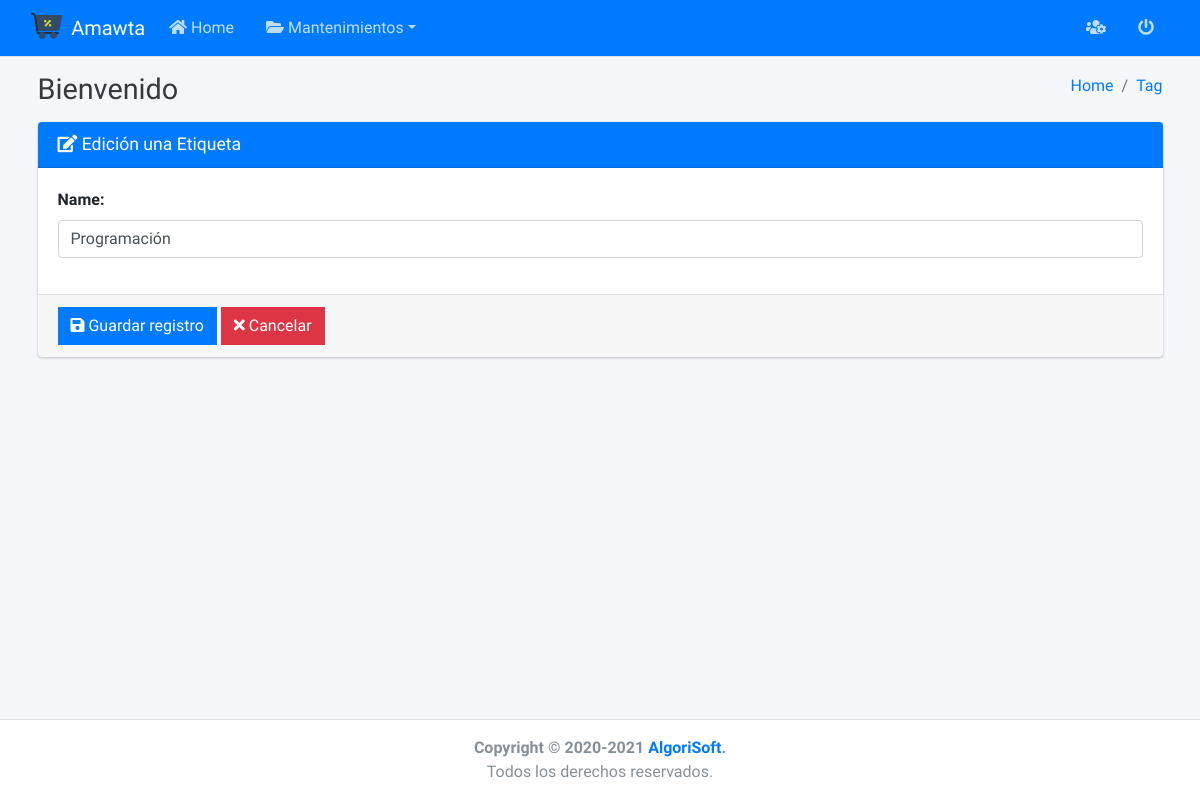
/yachay/tags/update/2/, run on an earlier commit of the app's database.
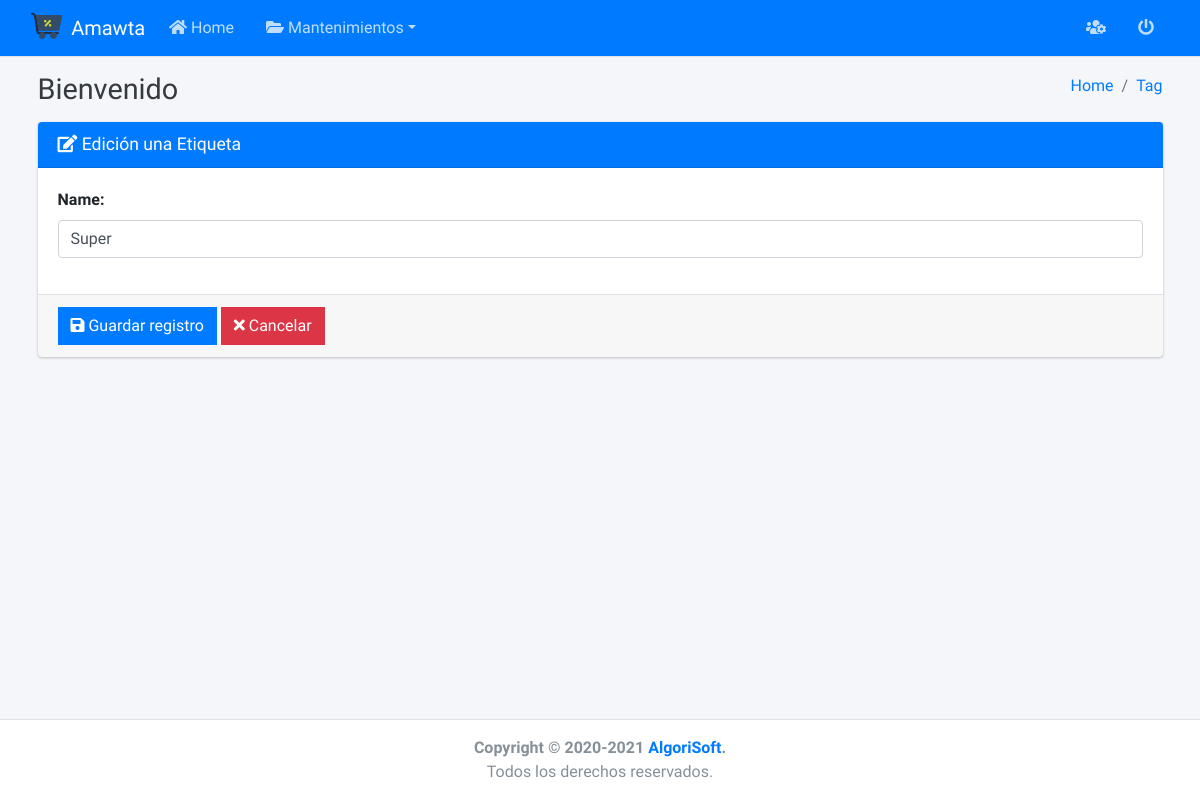
And on a later commit of the database.
### yachay/models.py (models this page shows, shortened)
class Tag(models.Model):
    name = models.CharField(max_length=50, unique=True)

### yachay/views/tags/views.py (the view, shortened to what this page needs)
# urls.py: path('tags/update/<int:pk>/', TagUpdateView.as_view(), name='tag_update'),
class TagUpdateView(UpdateView):
    model = Tag
    form_class = TagForm
    template_name = 'tags/create.html'
    success_url = reverse_lazy('tag_list')
    def dispatch(self, request, *args, **kwargs):
        self.object = self.get_object()
        return super().dispatch(request, *args, **kwargs)
    def get_context_data(self, **kwargs):
        context = super().get_context_data(**kwargs)
        context['title'] = 'Edición una Etiqueta'
        context['entity'] = 'Tag'
        context['list_url'] = reverse_lazy('tag_list')
        context['action'] = 'edit'
        return context

### yachay/forms.py (shortened to what this page needs)
class TagForm(ModelForm):
    def __init__(self, *args, **kwargs):
        super().__init__(*args, **kwargs)
        self.fields['name'].widget.attrs['autofocus'] = True
    class Meta:
        model = Tag
        fields = '__all__'
        widgets = {
            'name': TextInput(
                attrs={
                    'placeholder': 'ejemplo: filosofía',
                }
            ),
        }

### yachay/templates/tags/create.html
{% extends 'form.html' %}

### templates/form.html (shortened to what this page needs)
{% extends 'layout.html' %}
{% load widget_tweaks %}
{% block content %}
    <form method="post" action="." enctype="multipart/form-data">
        <div class="card card-primary">
            <div class="card-header">
                <h3 class="card-title">
                    {% if action == 'add' %}
                        <i class="fas fa-plus"></i>
                    {% else %}
                        <i class="fas fa-edit"></i>
                    {% endif %}
                    {{ title }}
                </h3>
            </div>
            <div class="card-body">
                {% for field in form.visible_fields %}
                    <div class="form-group">
                        <label for="email">{{ field.label }}:</label>
                        {{ field|add_class:'form-control'|attr:'autocomplete:off' }}
                    </div>
                {% endfor %}
            </div>
            <div class="card-footer">
                <button type="submit" class="btn btn-primary btn-flat">
                    <i class="fas fa-save"></i> Guardar registro
                </button>
                <a href="{{ list_url }}" class="btn btn-danger btn-flat">
                    <i class="fas fa-times"></i> Cancelar
                </a>
            </div>
        </div>
    </form>
{% endblock %}

What changed in the data, as far as the page shows it:
changed Tag: name "Programación" → "Super"
